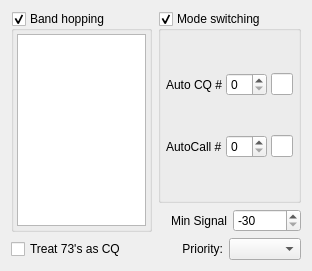
                     <widget class="QWidget" name="widget">
                      <attribute name="title">
                       <string>Others</string>
                      </attribute>
                      <layout class="QGridLayout" name="gridLayout_8" columnstretch="2,1">
                       <item row="0" column="1">
                        <widget class="QGroupBox" name="cb_autoModeSwitch">
                         <property name="sizePolicy">
                          <sizepolicy hsizetype="Preferred" vsizetype="MinimumExpanding">
                           <horstretch>0</horstretch>
                           <verstretch>0</verstretch>
                          </sizepolicy>
                         </property>
                         <property name="title">
                          <string>Mode switching</string>
                         </property>
                         <property name="checkable">
                          <bool>true</bool>
                         </property>
                         <layout class="QGridLayout" name="gridLayout_5">
                          <property name="leftMargin">
                           <number>5</number>
                          </property>
                          <property name="topMargin">
                           <number>5</number>
                          </property>
                          <property name="rightMargin">
                           <number>5</number>
                          </property>
                          <property name="bottomMargin">
                           <number>5</number>
                          </property>
                          <property name="horizontalSpacing">
                           <number>4</number>
                          </property>
                          <property name="verticalSpacing">
                           <number>2</number>
                          </property>
                          <item row="1" column="2">
                           <widget class="QLineEdit" name="le_autoCallLeft">
                            <property name="enabled">
                             <bool>true</bool>
                            </property>
                            <property name="maximumSize">
                             <size>
                              <width>40</width>
                              <height>16777215</height>
                             </size>
                            </property>
                            <property name="readOnly">
                             <bool>true</bool>
                            </property>
                           </widget>
                          </item>
                          <item row="1" column="0">
                           <widget class="QLabel" name="label_22">
                            <property name="text">
                             <string>AutoCall #</string>
                            </property>
                           </widget>
                          </item>
                          <item row="0" column="0">
                           <widget class="QLabel" name="label_21">
                            <property name="text">
                             <string>Auto CQ #</string>
                            </property>
                           </widget>
                          </item>
                          <item row="0" column="2">
                           <widget class="QLineEdit" name="le_autoCQLeft">
                            <property name="enabled">
                             <bool>true</bool>
                            </property>
                            <property name="maximumSize">
                             <size>
                              <width>40</width>
                              <height>16777215</height>
                             </size>
                            </property>
                            <property name="readOnly">
                             <bool>true</bool>
                            </property>
                           </widget>
                          </item>
                          <item row="1" column="1">
                           <widget class="QSpinBox" name="sb_autoCallCount">
                            <property name="enabled">
                             <bool>true</bool>
                            </property>
                           </widget>
                          </item>
                          <item row="0" column="1">
                           <widget class="QSpinBox" name="sb_autoCQCount">
                            <property name="enabled">
                             <bool>true</bool>
                            </property>
                           </widget>
                          </item>
                         </layout>
                        </widget>
                       </item>
                       <item row="1" column="1">
                        <layout class="QHBoxLayout" name="horizontalLayout_5">
                         <property name="spacing">
                          <number>6</number>
                         </property>
                         <item>
                          <widget class="QLabel" name="label_10">
                           <property name="text">
                            <string>Min Signal</string>
                           </property>
                           <property name="alignment">
                            <set>Qt::AlignRight|Qt::AlignTrailing|Qt::AlignVCenter</set>
                           </property>
                          </widget>
                         </item>
                         <item>
                          <widget class="QSpinBox" name="sbMindB">
                           <property name="toolTip">
                            <string>&lt;html&gt;&lt;head/&gt;&lt;body&gt;&lt;p&gt;Show only stations with signal stronger than...&lt;/p&gt;&lt;/body&gt;&lt;/html&gt;</string>
                           </property>
                           <property name="minimum">
                            <number>-30</number>
                           </property>
                           <property name="maximum">
                            <number>30</number>
                           </property>
                           <property name="value">
                            <number>-30</number>
                           </property>
                          </widget>
                         </item>
                        </layout>
                       </item>
                       <item row="2" column="0" colspan="2">
                        <layout class="QHBoxLayout" name="horizontalLayout_17">
                         <item>
                          <widget class="QCheckBox" name="cbCQonlyIncl73">
                           <property name="toolTip">
                            <string>&lt;html&gt;&lt;head/&gt;&lt;body&gt;&lt;p&gt;When &amp;quot;CQ Only&amp;quot; selected, include stations calling 73/RR73.&lt;/p&gt;&lt;/body&gt;&lt;/html&gt;</string>
                           </property>
                           <property name="text">
                            <string>Treat 73's as CQ</string>
                           </property>
                          </widget>
                         </item>
                         <item>
                          <spacer name="horizontalSpacer_8">
                           <property name="orientation">
                            <enum>Qt::Horizontal</enum>
                           </property>
                           <property name="sizeType">
                            <enum>QSizePolicy::MinimumExpanding</enum>
                           </property>
                           <property name="sizeHint" stdset="0">
                            <size>
                             <width>40</width>
                             <height>20</height>
                            </size>
                           </property>
                          </spacer>
                         </item>
                         <item>
                          <widget class="QLabel" name="label_23">
                           <property name="text">
                            <string>Priority:</string>
                           </property>
                           <property name="alignment">
                            <set>Qt::AlignRight|Qt::AlignTrailing|Qt::AlignVCenter</set>
                           </property>
                          </widget>
                         </item>
                         <item>
                          <widget class="QComboBox" name="respondComboBox">
                           <property name="sizePolicy">
                            <sizepolicy hsizetype="Fixed" vsizetype="Fixed">
                             <horstretch>0</horstretch>
                             <verstretch>0</verstretch>
                            </sizepolicy>
                           </property>
                           <property name="toolTip">
                            <string>&lt;html&gt;&lt;head/&gt;&lt;body&gt;&lt;p&gt;Priority of automatic station selection:&lt;/p&gt;&lt;p&gt;&lt;span style=&quot; font-weight:600;&quot;&gt;- Last decoded: &lt;/span&gt;call last decoded station&lt;/p&gt;&lt;p&gt;&lt;span style=&quot; font-weight:600;&quot;&gt;- Distance: &lt;/span&gt;call the station with the longest distance&lt;/p&gt;&lt;p&gt;&lt;span style=&quot; font-weight:600;&quot;&gt;- Signal strength: &lt;/span&gt;call the station with the strongest signal&lt;/p&gt;&lt;/body&gt;&lt;/html&gt;</string>
                           </property>
                          </widget>
                         </item>
                        </layout>
                       </item>
                       <item row="0" column="0" rowspan="2">
                        <widget class="QGroupBox" name="cb_bandHopper">
                         <property name="title">
                          <string>Band hopping</string>
                         </property>
                         <property name="checkable">
                          <bool>true</bool>
                         </property>
                         <layout class="QVBoxLayout" name="verticalLayout">
                          <property name="leftMargin">
                           <number>3</number>
                          </property>
                          <property name="topMargin">
                           <number>3</number>
                          </property>
                          <property name="rightMargin">
                           <number>3</number>
                          </property>
                          <property name="bottomMargin">
                           <number>3</number>
                          </property>
                          <item>
                           <widget class="QPlainTextEdit" name="pte_bandHopper">
                            <property name="enabled">
                             <bool>true</bool>
                            </property>
                            <property name="sizePolicy">
                             <sizepolicy hsizetype="Ignored" vsizetype="Expanding">
                              <horstretch>0</horstretch>
                              <verstretch>0</verstretch>
                             </sizepolicy>
                            </property>
                            <property name="toolTip">
                             <string>&lt;html&gt;&lt;head/&gt;&lt;body&gt;&lt;p&gt;This feature allows you to set up automatic band changes.&lt;/p&gt;&lt;p&gt;&lt;br/&gt;&lt;/p&gt;&lt;p&gt;&lt;span style=&quot; font-weight:600;&quot;&gt;Syntax:&lt;/span&gt;&lt;/p&gt;&lt;p&gt;&amp;lt;hour&amp;gt;:&amp;lt;band1&amp;gt;,&amp;lt;band2&amp;gt;,&amp;lt;bandX&amp;gt;&lt;/p&gt;&lt;p&gt;&lt;br/&gt;&lt;/p&gt;&lt;p&gt;&lt;span style=&quot; font-weight:600;&quot;&gt;Example:&lt;/span&gt;&lt;/p&gt;&lt;p&gt;14:20m,40m&lt;/p&gt;&lt;p&gt;22:80m:40m&lt;/p&gt;&lt;p&gt;&lt;br/&gt;&lt;/p&gt;&lt;p&gt;In the above example, Z will switch between 20m and 40m between 14 and 22, then betwee 22 and 14 it will switch between 80m and 40m.&lt;/p&gt;&lt;/body&gt;&lt;/html&gt;</string>
                            </property>
                           </widget>
                          </item>
                         </layout>
                        </widget>
                       </item>
                      </layout>
                     </widget>
